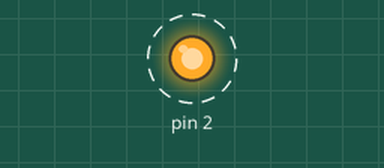
Simulated run of this sketch. Board: Arduino Uno, built with avr-gcc and run on an emulated ATmega328P. On the bench: output pins drawn as LEDs (lit = HIGH). Dashed ring = blinking. What the sketch prints to the serial monitor is not drawn.

Above: at 0.05 s.
Timing chart, 0 to 3.0 s (numbered marks = the images above):
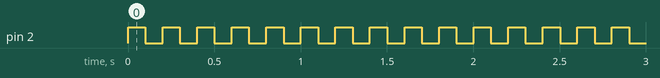

Measured:
- by itself, pin 2: alternates HIGH for 0.10 s and LOW for 0.10 s

The sketch:

blink_led.ino
```cpp
int i = 1;

void setup() {
  // put your setup code here, to run once:
  Serial.begin(115200);
  pinMode(2, OUTPUT);
}

void loop() {
  // put your main code here, to run repeatedly:
  digitalWrite(2, HIGH);
  delay(100);
  digitalWrite(2, LOW);
  delay(100);
  Serial.print("Round: ");
  Serial.println(i);
  i++;
}
```
